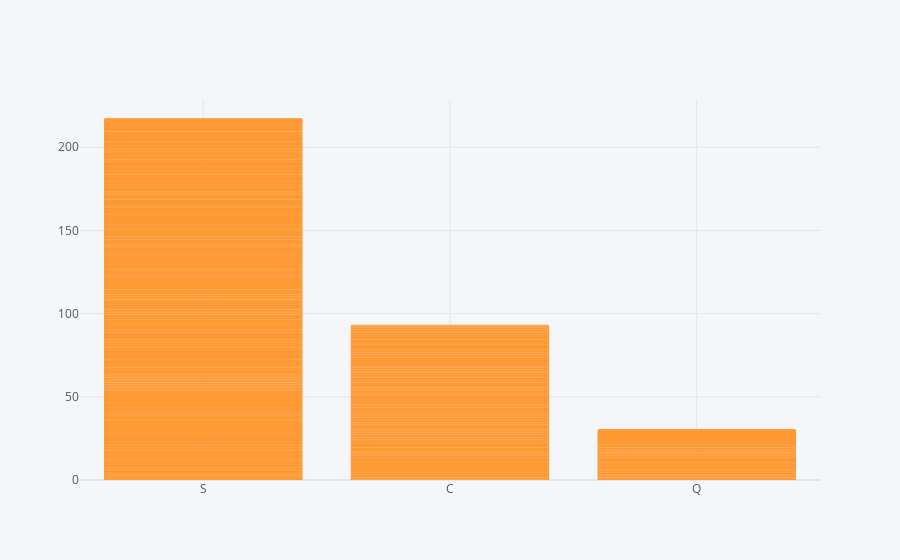

Notebook cell for this chart:
### Code cell
train.iplot(kind='bar', x='Embarked',y='Survived',mode='markers',size=10)

### Figure 1 — Plotly figure (JSON) as saved in the notebook; plotly's stock layout.template omitted (floating-point values rounded to 4 significant figures; data arrays with more than 128 entries replaced by an {"elided": "..."} marker saying what was removed)
{"data": [{"marker": {"color": "rgba(255, 153, 51, 0.6)", "line": {"color": "rgba(255, 153, 51, 1.0)", "width": 1}}, "name": "Survived", "orientation": "v", "text": "", "type": "bar", "x": {"elided": "891 str values"}, "y": {"elided": "891 int values"}}], "layout": {"legend": {"bgcolor": "#F5F6F9", "font": {"color": "#4D5663"}}, "paper_bgcolor": "#F5F6F9", "plot_bgcolor": "#F5F6F9", "title": {"font": {"color": "#4D5663"}}, "xaxis": {"gridcolor": "#E1E5ED", "showgrid": true, "tickfont": {"color": "#4D5663"}, "title": {"font": {"color": "#4D5663"}, "text": ""}, "zerolinecolor": "#E1E5ED"}, "yaxis": {"gridcolor": "#E1E5ED", "showgrid": true, "tickfont": {"color": "#4D5663"}, "title": {"font": {"color": "#4D5663"}, "text": ""}, "zerolinecolor": "#E1E5ED"}}}
